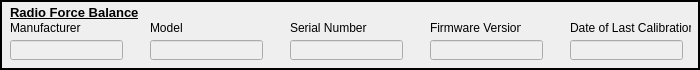
        <widget class="QFrame" name="frame_2">
            <property name="geometry">
                <rect>
                    <x>10</x>
                    <y>27</y>
                    <width>700</width>
                    <height>70</height>
                </rect>
            </property>
            <property name="frameShape">
                <enum>QFrame::Box</enum>
            </property>
            <property name="frameShadow">
                <enum>QFrame::Plain</enum>
            </property>
            <property name="lineWidth">
                <number>2</number>
            </property>
            <property name="midLineWidth">
                <number>1</number>
            </property>
            <widget class="QLineEdit" name="RFB_MANUFACTURER_FIELD">
                <property name="enabled">
                    <bool>false</bool>
                </property>
                <property name="geometry">
                    <rect>
                        <x>10</x>
                        <y>40</y>
                        <width>113</width>
                        <height>20</height>
                    </rect>
                </property>
            </widget>
            <widget class="QLabel" name="label_5">
                <property name="geometry">
                    <rect>
                        <x>10</x>
                        <y>20</y>
                        <width>91</width>
                        <height>16</height>
                    </rect>
                </property>
                <property name="text">
                    <string>Manufacturer</string>
                </property>
            </widget>
            <widget class="QLineEdit" name="RFB_MODELNUM_FIELD">
                <property name="enabled">
                    <bool>false</bool>
                </property>
                <property name="geometry">
                    <rect>
                        <x>150</x>
                        <y>40</y>
                        <width>113</width>
                        <height>20</height>
                    </rect>
                </property>
            </widget>
            <widget class="QLabel" name="label_6">
                <property name="geometry">
                    <rect>
                        <x>150</x>
                        <y>20</y>
                        <width>81</width>
                        <height>16</height>
                    </rect>
                </property>
                <property name="text">
                    <string>Model</string>
                </property>
            </widget>
            <widget class="QLabel" name="label_7">
                <property name="geometry">
                    <rect>
                        <x>290</x>
                        <y>20</y>
                        <width>81</width>
                        <height>16</height>
                    </rect>
                </property>
                <property name="text">
                    <string>Serial Number</string>
                </property>
            </widget>
            <widget class="QLineEdit" name="RFB_SN_FIELD">
                <property name="enabled">
                    <bool>false</bool>
                </property>
                <property name="geometry">
                    <rect>
                        <x>290</x>
                        <y>40</y>
                        <width>113</width>
                        <height>20</height>
                    </rect>
                </property>
            </widget>
            <widget class="QLabel" name="label_8">
                <property name="geometry">
                    <rect>
                        <x>430</x>
                        <y>20</y>
                        <width>91</width>
                        <height>16</height>
                    </rect>
                </property>
                <property name="text">
                    <string>Firmware Version</string>
                </property>
            </widget>
            <widget class="QLineEdit" name="RF_FIRMWARE_V_FIELD">
                <property name="enabled">
                    <bool>false</bool>
                </property>
                <property name="geometry">
                    <rect>
                        <x>430</x>
                        <y>40</y>
                        <width>113</width>
                        <height>20</height>
                    </rect>
                </property>
            </widget>
            <widget class="QLineEdit" name="RFB_CAL_FIELD">
                <property name="enabled">
                    <bool>false</bool>
                </property>
                <property name="geometry">
                    <rect>
                        <x>570</x>
                        <y>40</y>
                        <width>113</width>
                        <height>20</height>
                    </rect>
                </property>
            </widget>
            <widget class="QLabel" name="label_9">
                <property name="geometry">
                    <rect>
                        <x>570</x>
                        <y>20</y>
                        <width>121</width>
                        <height>16</height>
                    </rect>
                </property>
                <property name="text">
                    <string>Date of Last Calibration</string>
                </property>
            </widget>
            <widget class="QLabel" name="label_10">
                <property name="geometry">
                    <rect>
                        <x>10</x>
                        <y>5</y>
                        <width>141</width>
                        <height>16</height>
                    </rect>
                </property>
                <property name="autoFillBackground">
                    <bool>false</bool>
                </property>
                <property name="frameShape">
                    <enum>QFrame::NoFrame</enum>
                </property>
                <property name="frameShadow">
                    <enum>QFrame::Plain</enum>
                </property>
                <property name="lineWidth">
                    <number>0</number>
                </property>
                <property name="midLineWidth">
                    <number>0</number>
                </property>
                <property name="text">
                    <string>&lt;html&gt;&lt;head/&gt;&lt;body&gt;&lt;p&gt;&lt;span style=&quot; font-size:10pt;
                        font-weight:600; text-decoration: underline;&quot;&gt;Radio Force Balance&lt;/span&gt;&lt;/p&gt;&lt;/body&gt;&lt;/html&gt;
                    </string>
                </property>
                <property name="openExternalLinks">
                    <bool>false</bool>
                </property>
            </widget>
        </widget>
